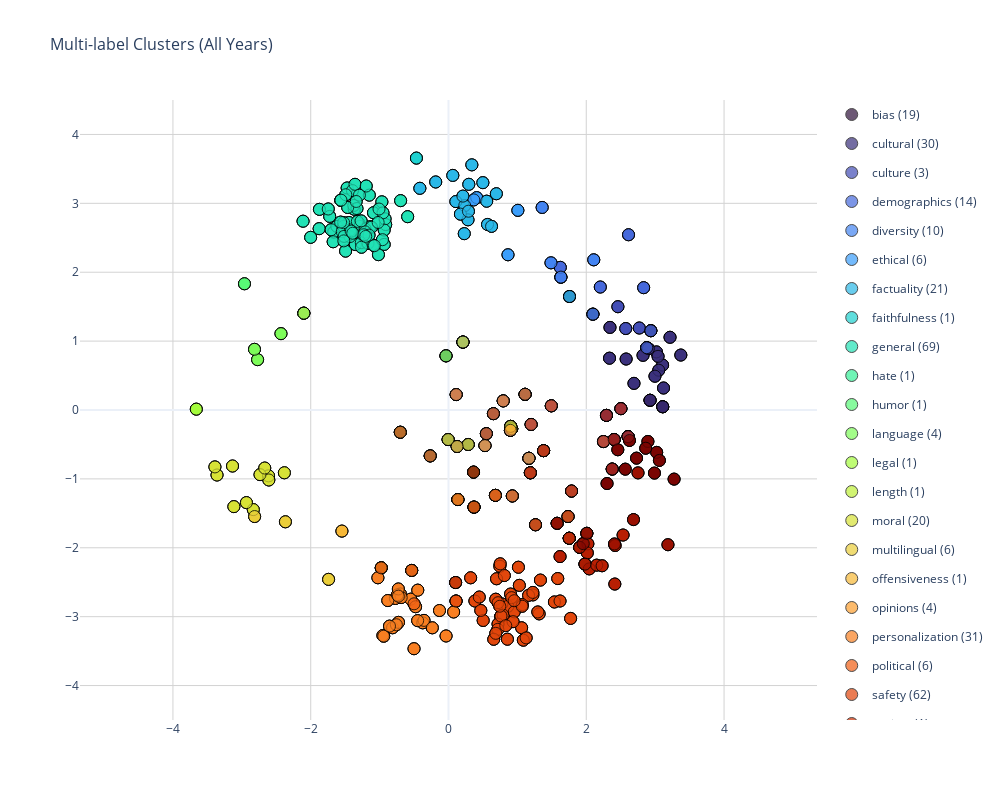

Notebook source saved alongside this figure:
### Code cell
hover_texts = []
indices = [i for i, lbls in enumerate(labels_list) if label in lbls]
for i in indices:
    paper = "<br>".join(wrap(df.iloc[i]['title'], width=50))
    all_labels = ', '.join(labels_list[i])
    paper_id = df.iloc[i]['ID']
    hover_texts.append(f"Paper: {paper}<br>ID: {paper_id}<br>Subtopics: {all_labels}<br>Year: {year}")

cluster_points = positions[indices]

all_fig = go.Figure()

for idx, year in enumerate(unique_years):
    col = idx + 1
    
    # Then add each cluster for this year
    for label in unique_labels:
        indices = [i for i, lbls in enumerate(labels_list) if label in lbls]
        num_indices += len(indices)
        
        if len(indices) > 0:
            cluster_points = positions[indices]
            
            # Create hover text with paper IDs and all labels
            hover_texts = []
            for i in indices:
                paper = "<br>".join(wrap(df.iloc[i]['title'], width=50))
                all_labels = ', '.join(labels_list[i])
                paper_id = df.iloc[i]['ID']
                hover_texts.append(f"Paper: {paper}<br>ID: {paper_id}<br>Subtopics: {all_labels}<br>Year: {year}")
            
            all_fig.add_trace(
                go.Scatter(
                    x=cluster_points[:, 0],
                    y=cluster_points[:, 1],
                    mode='markers',
                    marker=dict(
                        size=12,
                        color=label_colors[label],
                        opacity=0.7,
                        line=dict(color='black', width=1)
                    ),
                    name=f'{label} ({len(indices)})',
                    legendgroup=label,
                    showlegend=(idx == 0),  # Only show legend for first subplot
                    hovertext=hover_texts,
                    hoverinfo='text'
                )
            )
    
# Update axes for this subplot
all_fig.update_layout(
    height=800,
    width=1000,
    title_text="Multi-label Clusters (All Years)",
    title_font_size=16,
    hovermode='closest',
    template='plotly_white',
    xaxis=dict(
        range=[-4.5, 4.5],
        title='',
        showgrid=True,
        gridcolor='lightgray'
    ),
    yaxis=dict(
        range=[-4.5, 4.5],
        title='',
        showgrid=True,
        gridcolor='lightgray',
        scaleanchor="x",
        scaleratio=1
    )
)

all_fig.show()
